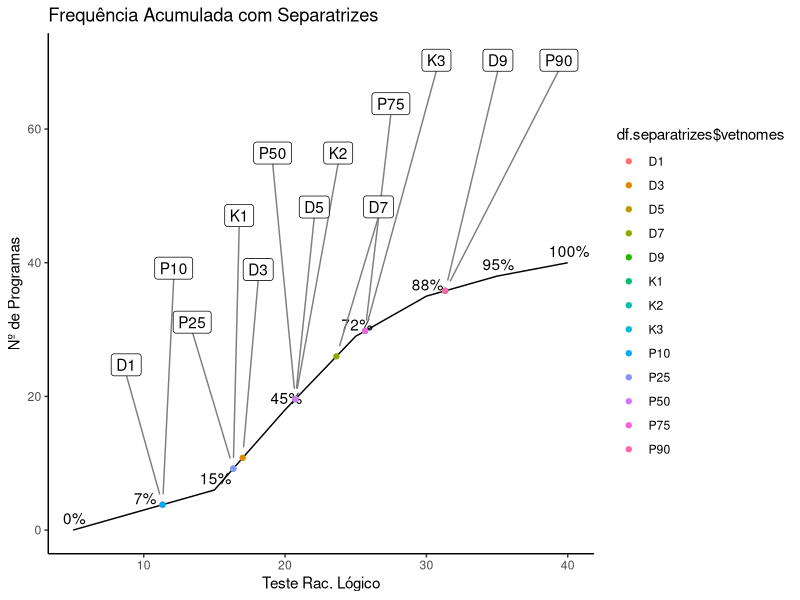

R code for this plot:
#Atividade 01

library(formattable)
library(ggplot2)
library(ggrepel)



#====================================== Funções
isEmpty <- function(x) {
  return(length(x)==0)
}

retornaLimiteInf <- function(idx){
  lim.inf <- toString(df$variavel[idx])
  matches <- regmatches(lim.inf, regexpr("[[:digit:]]+", lim.inf))
  lim.inf <- as.numeric(unlist(matches))
  return(lim.inf)
  
}

calcSeparatriz <- function(sep){
  vet.sep <- vector(mode="numeric", length=0)
  for(i in 1:(sep - 1)){
    sep.classe <- (i*sum(df$fi))/sep
    
    x <- vector(mode="numeric", length=0)
    for(j in df$Fi){
      if(sep.classe < j){
        x <- append(x, j)
      }
    }
    idx.classe.sep <- match(min(x), df$Fi)
    
    sep.Fant <- df$Fi[idx.classe.sep - 1]
    if (isEmpty(sep.Fant)) {
      sep.Fant <- 0
    }
    
    sep.li <- retornaLimiteInf(idx.classe.sep)
    sep.fi <- df$fi[idx.classe.sep]
    
    sep.calc <- ((((((sum(df$fi)*i)/sep)-sep.Fant)*hi)/sep.fi)+sep.li)
    vet.sep <- append(vet.sep, sep.calc)
  }
  return(vet.sep)
}

recuperaLimites <- function(vet){
  variaveis <- vector(mode="numeric", length=0)
  for(i in vet){
    i <- toString(i)
    matches <- regmatches(i, gregexpr("[[:digit:]]+", i))
    numeros <- as.numeric(unlist(matches))
    variaveis <- append(variaveis, numeros)
  }
  return(unique(variaveis))
  
}

descobreFuncao <- function(vet, vetx, vety){
  
  valores.y <- vector(mode="numeric", length=0)
  for(i in vet){
    idx <- 0
    for(j in vetx){
      if(i < j){
        idx <- match(j,vetx)
        break
      }
      
    }
    xant <- vetx[idx - 1]
    xpos <- vetx[idx]
    yant <- vety[idx -1]
    ypos <- vety[idx]
    
    a <- ((ypos - yant)/(xpos - xant))
    b <- yant - (a * xant)
    
    y <- a*i + b
    
    valores.y <- append(valores.y, y)
    
  }
  return(valores.y)
}

#====================================== Criação do dataframe
#informe os valores dos intervalos
variavel <- c("[5,10[", "[10,15[", "[15,20[","[20,25[", "[25,30[", "[30,35[", "[35,40[")
#informe os valores da frequência simples
fi <- c(3,3,12,11,6,3,2)
#informe os nomes das colunas
nomes.colunas <- c("Teste Rac. Lógico","Nº de Programas")
#informe o valor da amplitude do intervalo
hi <- 4
variacao <- 1

xi <- (recuperaLimites(variavel) +(hi/2))[1:length(fi)]
df = data.frame(variavel, fi, xi)
rm(variavel, fi)

df <- transform(df,  fri = round((prop.table(fi)), digits = 2), Fi = cumsum(fi))
df <- transform(df, fri.percent = fri*100, fri.grau = fri*360, Fri = round(Fi / sum(df$fi), digits = 2))
df <- transform(df, Fri.percent = Fri *60, fxi = fi * xi)
df <- transform(df, xi_2 = xi*xi, fi_xi_2 = fi*xi*xi)

variaveis.valores <- recuperaLimites(df$variavel)
df.apresentacao <- df
names(df.apresentacao)[1] <- nomes.colunas[1]
names(df.apresentacao)[2] <- nomes.colunas[2]

parametro <- c("Somatória Frequência: ", "Nº Total de Linhas: ", "Amplitude Total: ", "Amplitude Amostral: ", "Amplitude Intervalo: " )
valores <- c(sum(df$fi), length(df$variavel), (max(variaveis.valores)-min(variaveis.valores)), 
             (max(variaveis.valores) - variacao - min(variaveis.valores)), hi)


df.infos <- data.frame(parametro, valores)
colnames(df.infos) <- c("Parâmetros", "Valores")
rm(parametro, valores, variacao)


#====================================== Calculos Medidas Estatísticas

#media
Me <- sum(df$fxi)/sum(df$fi)

#Moda
Classe.Mo <- max(df$fi)
idx.classe.Mo <- match(Classe.Mo, df$fi)



Mo.fant <- df$fi[idx.classe.Mo - 1]

if (isEmpty(Mo.fant)) {
  Mo.fant <- 0
}

Mo.fpos <- df$fi[idx.classe.Mo + 1]

if (isEmpty(Mo.fpos)) {
  Mo.fpos <- 0
}

Mo.D1 <- Classe.Mo - Mo.fant
Mo.D2 <- Classe.Mo - Mo.fpos

Mo.li <- toString(df$variavel[idx.classe.Mo])
valor.string <- regmatches(Mo.li, regexpr("[[:digit:]]+", Mo.li))
Mo.li <- as.numeric(unlist(valor.string))

Mo <- (Mo.li + ((Mo.D1/(Mo.D1+Mo.D2))*hi))

rm(Classe.Mo, idx.classe.Mo, Mo.fant, Mo.fpos, Mo.D1, Mo.D2, Mo.li, valor.string)

#Mediana
Classe.Md <- sum(df$fi)/2

x <- vector(mode="numeric", length=0)
for(i in df$Fi){
  
  if(Classe.Md < i){
    x <- append(x, i)
  }
}

idx.classe.Md <- match(min(x), df$Fi)

Md.Fant <- df$Fi[idx.classe.Md - 1]

if (isEmpty(Md.Fant)) {
  Md.Fant <- 0
}

Md.li <- toString(df$variavel[idx.classe.Md])
valor.string <- regmatches(Md.li, regexpr("[[:digit:]]+", Md.li))
Md.li <- as.numeric(unlist(valor.string))

Md.fi <- df$fi[idx.classe.Md]

Md <- (((((sum(df$fi)/2) - Md.Fant)/Md.fi)*hi)+Md.li)

rm(Classe.Md, x, i, idx.classe.Md, Md.Fant, Md.li,valor.string, Md.fi)

nomes <- c("Média: ", "Moda: ", "Mediana: ")
valores <- c(Me, Mo, Md)

df.metricas <- data.frame(nomes, valores)
df.metricas$valores <- round(df.metricas$valores, 2)
colnames(df.metricas) <- c("Métricas", "Valores")

rm(nomes, valores)

#Desvio Padrão - Desvio dos valores em relação a média

S <- sqrt((sum(df$fi_xi_2)/sum(df$fi)) - ((sum(df$fxi)/sum(df$fi)))^2)


#Coeficiente de Variação
#Cc < 0,263 -> Estreita
#Cc = 0,263 -> Moderada
#Cc > 0,263 -> Achatada


Cv <- (S/Me)*100


# Criação do dataframe métricas:

nomes <- c("Média: ", "Moda: ", "Mediana: ", "Desvio Padrão: ", "Coeficiente de Variação: ")
valores <- c(Me, Mo, Md, S, Cv)

df.metricas <- data.frame(nomes, valores)
df.metricas$valores <- round(df.metricas$valores, 2)
colnames(df.metricas) <- c("Métricas", "Valores")



#====================================== Calculos Separatrizes

K <- calcSeparatriz(4)
D <- calcSeparatriz(10)
P <- calcSeparatriz(100)

vetK <- c(K)
vetD <- c(D[c(1,3,5,7,9)])
vetP <- P[c(10,25,50,75,90)]
vetValores <- c(vetK, vetD, vetP)

vetnomes <- c("K1","K2","K3","D1","D3","D5","D7","D9","P10","P25","P50","P75","P90")

df.separatrizes <- data.frame(vetnomes, vetValores)

rm(vetK, vetD, vetP, vetValores, vetnomes, K, D, P)


#====================================== Coeficientes Estatísticos
#Tipo Assimetria - Nome no gráfico
#Ta < 0 - Assimétrico Negativo/ esqueda
#Ta = 0 - Assimétrico Nulo
#Ta > 0 - Assimétrico Positivo / direita
Ta <- Me - Mo


#Coeficiente Assimetria
Ca <- (3*(Me-Mo))/S



#Coeficiente de Curtose
#Grau de achatamento, pico do gráfico até o eixo X
k3 <- df.separatrizes$vetValores[df.separatrizes$vetnomes == "K3"]
k1 <- df.separatrizes$vetValores[df.separatrizes$vetnomes == "K1"]
p90 <- df.separatrizes$vetValores[df.separatrizes$vetnomes == "P90"]
p10 <- df.separatrizes$vetValores[df.separatrizes$vetnomes == "P10"]

Cc <- (( k3-k1)/(2*(p90-p10)))

vetValores <- c(Ta, Ca, Cc)

vetnomes <- c("Tipo Assimetria","Coeficiente Assimetria","Coeficiente Curtose")
df.coeficientes <- data.frame(vetnomes, vetValores)
rm(k3,k1,p90,p10)

#====================================== Criação do Histograma
hist <- ggplot(data=df, aes(x=variavel, y=fi))
hist <- hist + geom_col(color='black', fill = 'blue') +   
  geom_text(stat = 'identity', aes(label = percent(fri, digits = 0),y = fi + 0.5, x = variavel, vjust = -0.2))

hist <- hist +   
  xlab(nomes.colunas[1]) + 
  ylab(nomes.colunas[2]) +
  ggtitle("Histograma") +
  theme(axis.title.x = element_text(color="Black", size=15),
        axis.title.y = element_text(color="Black", size=15),
        axis.text.x = element_text(size=10),
        axis.text.y = element_text(size=10),
        
        legend.title = element_text(size=12),
        legend.text = element_text(size=10),
        legend.position = c(1,1),
        legend.justification = c(1,1),
        
        plot.title = element_text(color="Black",
                                  size=20,
                                  family="Courier"))


#====================================== Criação do polígono frequeência simples x ponto médio
fi.extendido <- df$fi
fi.extendido <- append(fi.extendido, 0, 0)
fi.extendido <- append(fi.extendido, 0)

xi.extendido <- df$xi
xi.extendido <- append(xi.extendido, (min(xi.extendido)-hi), 0)
xi.extendido <- append(xi.extendido, ((max(xi.extendido)+hi)))


fri.percent.extendido <- df$fri.percent
fri.percent.extendido <- append(fri.percent.extendido, 0, 0)
fri.percent.extendido <- append(fri.percent.extendido, 0)

df.extendido <- data.frame(fi.extendido, xi.extendido, fri.percent.extendido)


poli.freq.simples <- ggplot(data=df.extendido, aes(x=xi.extendido, y=fi.extendido))
poli.freq.simples <- poli.freq.simples + geom_line() +
  geom_text(data = df.extendido, stat = 'identity', 
            aes(label = percent((fri.percent.extendido)/100, digits = 0),
                y = fi.extendido + 0.5, x = xi.extendido + 0.1, vjust = -0.2))+
  scale_x_continuous(nomes.colunas[1], breaks = df.extendido$xi.extendido)

poli.freq.simples <- poli.freq.simples +  
  xlab(nomes.colunas[1]) + 
  ylab(nomes.colunas[2]) +
  ggtitle("Frequência x Ponto central") +
  theme(axis.title.x = element_text(color="Black", size=15),
        axis.title.y = element_text(color="Black", size=15),
        axis.text.x = element_text(size=10),
        axis.text.y = element_text(size=10),
        
        legend.title = element_text(size=12),
        legend.text = element_text(size=10),
        legend.position = c(1,1),
        legend.justification = c(1,1),
        
        plot.title = element_text(color="Black",
                                  size=20,
                                  family="Courier")) +
  theme_classic()
rm(fi.extendido, xi.extendido, fri.percent.extendido, df.extendido)



#====================================== Criação polígono frequência acumulada Métricas

Fri.percent.graf <- append(df$Fri.percent, 0,0)
Fi.graf <- append(df$Fi, 0,0)
Fri.graf = round(Fi.graf / sum(df$fi), digits = 2)

df.poli.freq.acumulada <- data.frame(variaveis.valores, Fri.percent.graf, Fi.graf,Fri.graf)

poli.freq.acumulada <- ggplot()
poli.freq.acumulada <- poli.freq.acumulada + geom_line(data = df.poli.freq.acumulada, 
                                                       aes(x = variaveis.valores, y= Fi.graf, group = 1)) + 
  geom_text(data = df.poli.freq.acumulada, stat = 'identity', 
            aes(label = percent((Fri.graf),digits = 0),y = Fi.graf + 0.5, x = variaveis.valores + 0.1, vjust = -0.2))

poli.freq.acumulada <- poli.freq.acumulada +  
  xlab(nomes.colunas[1]) + 
  ylab(nomes.colunas[2]) +
  ggtitle("Frequência Acumulada com Separatrizes") +
  theme(axis.title.x = element_text(color="Black", size=15),
        axis.title.y = element_text(color="Black", size=15),
        axis.text.x = element_text(size=10),
        axis.text.y = element_text(size=10),
        
        legend.title = element_text(size=12),
        legend.text = element_text(size=10),
        legend.position = c(1,1),
        legend.justification = c(1,1),
        
        plot.title = element_text(color="Black",
                                  size=20,
                                  family="Courier"))

rm(Fri.percent.graf, Fi.graf)


#====================================== Criação polígono frequência acumulada Métricas

valores.y.me <- descobreFuncao(df.metricas$Valores[1:3], variaveis.valores, df.poli.freq.acumulada$Fi.graf)
poli.freq.acumulada.me <- poli.freq.acumulada + 
  geom_point(aes(x=df.metricas$Valores[1:3], y=valores.y.me,color=df.metricas$Métricas[1:3])) + 
  geom_label_repel(aes(x=df.metricas$Valores[1:3], y=valores.y.me,label = df.metricas$Métricas[1:3]),
                   nudge_x = 1,
                   nudge_y = 32,
                   box.padding   = 0.8, 
                   point.padding = 1,
                   segment.color = 'grey50') +
  theme_classic()

#====================================== Criação polígono frequência acumulada Separatrizes

valores.y.sep <- descobreFuncao(df.separatrizes$vetValores, variaveis.valores, df.poli.freq.acumulada$Fi.graf)
poli.freq.acumulada.sep <- poli.freq.acumulada + 
  geom_point(aes(x=df.separatrizes$vetValores, y=valores.y.sep,color=df.separatrizes$vetnomes)) + 
  geom_label_repel(aes(x=df.separatrizes$vetValores, y=valores.y.sep,label = df.separatrizes$vetnomes),
                   nudge_x = 1,
                   nudge_y = 35,
                   box.padding   = 0.8, 
                   point.padding = 1,
                   segment.color = 'grey50') +
  theme_classic()



poli.freq.acumulada.sep
#====================================== Criação Gráfico Circular

grafico.barras<- ggplot(df, aes(x="", y=fi, fill=variavel)) + geom_bar(width = 1, stat = "identity")
grafico.circular <- grafico.barras + coord_polar("y", start=0)
grafico.circular <- grafico.circular + geom_text(data=df, aes(label = percent(fri,digits = 0)), size=5, x=1, position = position_stack(vjust = 0.4))

rm(grafico.barras)

#====================================== Poligono Frequência Simples
